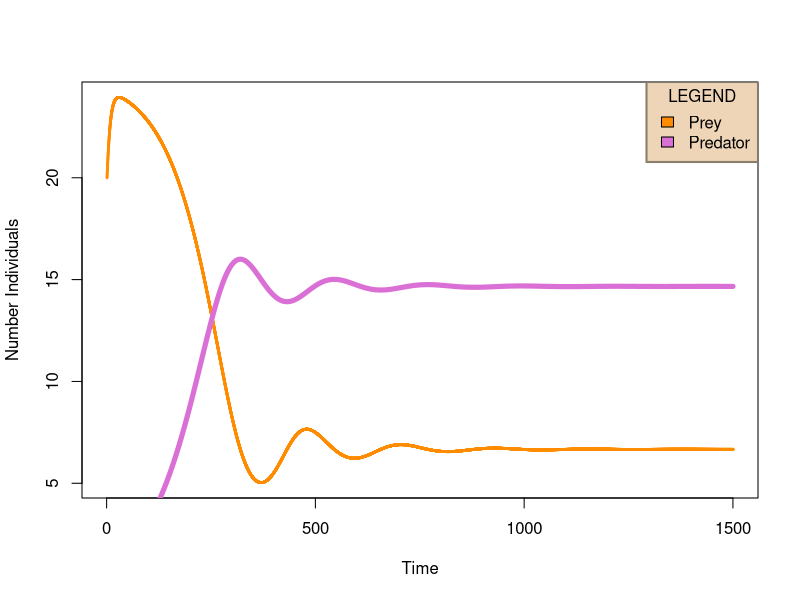
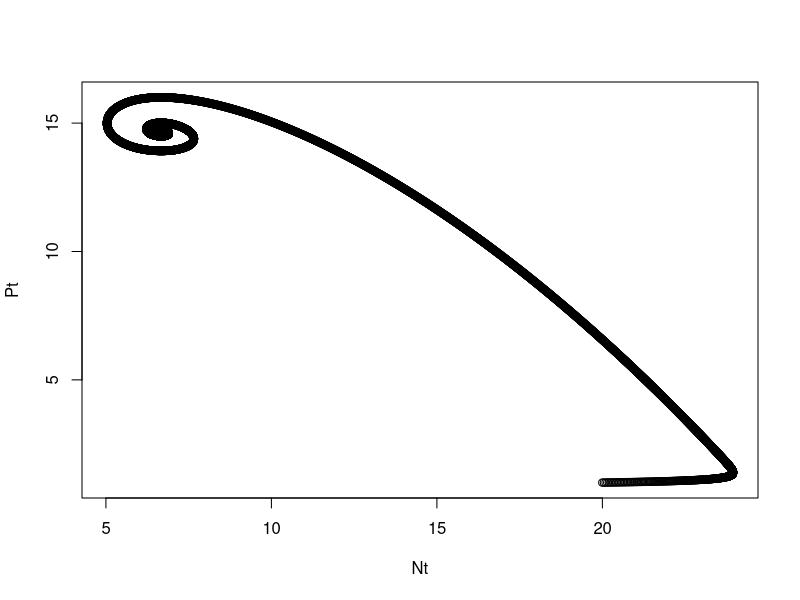

Write the R code that produced these figures, in order.
## ---- chunk 1
knitr::opts_chunk$set(echo = TRUE)
## ---- chunk 2
#length of run : 15000
n <- seq(from = 1, t =1500.1, by = 0.1)
#creating vectors to fill with prey and predator data
Nt <- NA
Pt <- NA
#Delta time or time steps
dt <- 0.1
#starting values for each data set 
Nt[1] <- 20 
Pt[1] <- 1
#known constant values
r <- 0.15 

b <- 0.2
d <- 0.01

K <- 25
ks <- 20 
umax <- 0.2
## ---- chunk 3
for (i in 2: length(n)) {
  Nt[i] <- Nt[i-1] + (r*Nt[i-1]*(1-(Nt[i-1]/K))-(umax*Nt[i-1]/(ks + Nt[i-1]))*Pt[i-1])*(n[i]-n[i-1])
  Pt[i] <- Pt[i-1] + (umax*Nt[i-1]/(ks +Nt[i-1])*b*Pt[i-1] -d*Pt[i-1])*(n[i]-n[i-1])
}
## ---- chunk 4
plot(n, Nt, col = "darkorange", ylab = "Number Individuals", xlab = "Time", cex= 0.25)
lines(n, Pt, col= "orchid", legend = "Predator", lwd = 5)
# legend(legend=c("Prey", "Predator"), 
#        fill = c("violet","darkblue"))
legend(x = "topright", box.col = "bisque4",
       bg ="bisque2", box.lwd = 2 , title="LEGEND", 
       legend=c("Prey", "Predator"), 
       fill = c("darkorange","orchid"))

plot(Nt, Pt)
